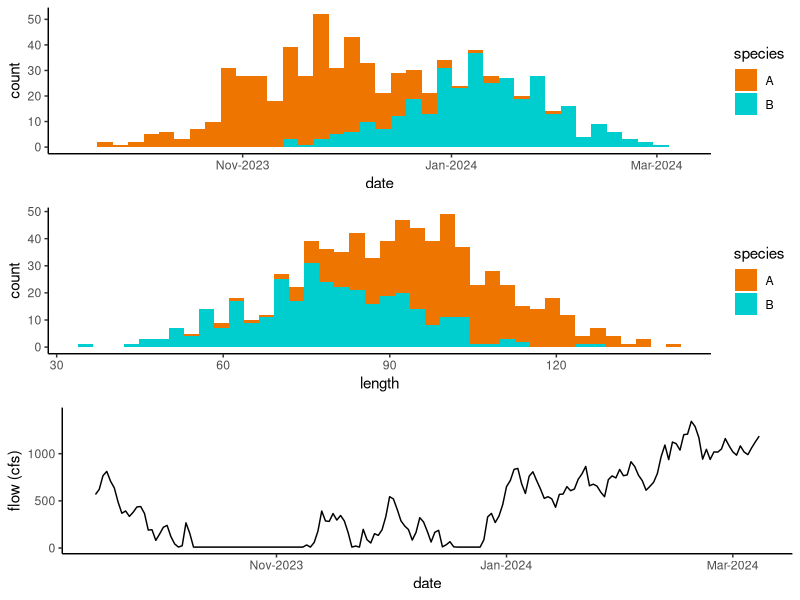
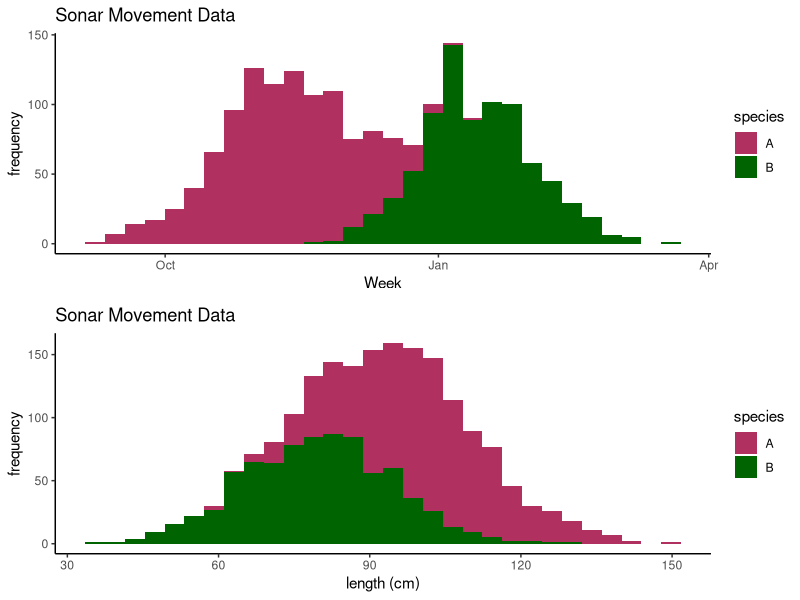

Write R code to recreate these figures, in order. (Note: this script raises an error after producing the figures.)
## ---- chunk 1
library(tidyverse) #for piping and data formatting ease
library(ggplot2) #for plotting
library(lubridate) #makes formatting dates a little easier
library(caret) #provides the createDataPartition() call for testing/training
library(nnet) #for multi-nomial regression
library(mclust) #for gaussian mixed models
## ---- chunk 2
#create new simulated auxiliary length, date, and flow data.
set.seed(42)  # For reproducibility
#lengths
lengths_A <- round(rnorm(400, mean=100, sd=15),2)
lengths_B <- round(rnorm(325, mean=80, sd=15),2)

#dates
dates_A <- round(rnorm(400,mean = as.numeric(as.Date("2023-11-20")), sd = 20))
dates_B <- round(rnorm(325,mean = as.numeric(as.Date("2024-01-10")), sd = 22))

#make dataframe
aux_data <- data.frame(
  length = c(lengths_A, lengths_B),
  date = round(as.Date(c(dates_A,dates_B), origin = "1970-01-01")),
  species = factor(rep(c("A", "B"), times=c(400,325)))
)

#flow
start_date <- as.Date(paste(year(min(aux_data$date)),"01","01",sep="-"))
end_date <- as.Date(paste(year(max(aux_data$date)),"12","31",sep="-"))
dates <- seq.Date(start_date, end_date, by = "day")

days_in_period <- length(dates)
max_flow <- 1000  # maximum flow in cfs
min_flow <- 100    # minimum flow in cfs

# Create a sinusoidal flow pattern to simulate seasonal variation
flow_pattern <- (max_flow - min_flow) / 2 * 
  sin(2 * pi * (1:days_in_period -20) / 365) + 
  (max_flow + min_flow) / 2

# Create a random noise process using an auto-regression model
# rho=level of autocorrelation
rho <- 0.9  # autocorrelation parameter; 
#higher values give smoother transitions

ac_noise <- numeric(days_in_period)
ac_noise[1] <- rnorm(1, mean = 0, sd = 100)  # initial noise value
for (i in 4:days_in_period) {
  ac_noise[i] <- rho * ac_noise[i - 1] + rnorm(1, mean = 0, sd = 100)
}
flow_data <- flow_pattern + ac_noise

# Ensure no flow goes below the minimum flow
flow_data[flow_data < 10] <- 10

# Create a dataframe for plotting and analysis
flow_df <- data.frame(
  date = as.Date(dates),
  Flow_cfs = flow_data
)

aux_data<-aux_data%>%
  dplyr::left_join(flow_df,by="date")
## ---- chunk 3
library(gridExtra)
library(scales)
p_dates<-ggplot(aux_data) +
  # Histogram for Date
  geom_histogram(aes(x = date, fill = species), bins = 40) +
  theme_classic()+
  scale_fill_manual(values = c('darkorange2','cyan3'),
                    labels = c('A','B'))+
  scale_x_date(date_breaks = "2 month", 
                 labels=date_format("%b-%Y"),
                 limits = as.Date(c(min(aux_data$date),max(aux_data$date))))
  
p_lengths<-ggplot(aux_data) +  
  # Histogram for Length
  geom_histogram(aes(x = length, fill = species), bins = 40) +
  theme_classic()+
  scale_fill_manual(values = c('darkorange2','cyan3'),
                    labels = c('A','B'))
  
p_flow<-ggplot(flow_df) +  
  # Histogram for Flow Conditions
  geom_line(aes(x = date,y=Flow_cfs),
           stat='identity') +
  scale_x_date(date_breaks = "2 month", 
                 labels=date_format("%b-%Y"),
                 limits = as.Date(c(min(aux_data$date),max(aux_data$date))))+
  theme_classic()+
  ylab("flow (cfs)")
grid.arrange(p_dates, p_lengths, p_flow) 
## ---- chunk 4
aux_index<-aux_data%>%
  mutate(species_index=ifelse(aux_data$species=="A",1,0))

# Split data into training and testing sets
set.seed(123) #set seed for repeatability
#create training data set with 70% of data
train_index <- createDataPartition(aux_index$species,
                                   p = 0.7, list = FALSE) 
train_data <- aux_index[train_index, ]
test_data <- aux_index[-train_index, ]
## ---- chunk 5
model_1 <- glm(species_index ~ as.numeric(date) + length + Flow_cfs,
               data = train_data, family = binomial)
summary(model_1)
## ---- chunk 6
model_1 <- glm(species_index ~ as.numeric(date) + length,
               data = train_data, family = binomial)
## ---- chunk 7
# Predictions
predictions <- predict(model_1, newdata = test_data, type = "response")
predicted_classes <- ifelse(predictions > 0.5, 1, 0)
species_predicted<-ifelse(predicted_classes==1,"A","B")

test_data<-test_data%>%cbind(species_predicted)
## ---- chunk 8
# Accuracy
accuracy <- sum(species_predicted == test_data$species) / nrow(test_data)
print(paste("Accuracy:", round(accuracy, 3)))
## ---- chunk 9
Ntrue_A<-sum(test_data$species=="A")
Ntrue_B<-sum(test_data$species=="B")

Nest_A<-sum(test_data$species_predicted=="A")
Nest_B<-sum(test_data$species_predicted=="B")

error_A <- abs(Nest_A - Ntrue_A)
error_B <- abs(Nest_B - Ntrue_B)

rel_error_A <- error_A / Ntrue_A
rel_error_B <- error_B / Ntrue_B
  
MAPE <- mean(c(rel_error_A, rel_error_B)) * 100
## ---- chunk 10
set.seed(Sys.time()) #reset seed
iterations=100
results<-data.frame()
for(i in 1:iterations){
  train_index <- createDataPartition(aux_index$species,
                                     p = 0.7, list = FALSE) 
  train_data <- aux_index[train_index, ]
  test_data <- aux_index[-train_index, ]
  model_iter <- glm(species_index ~ as.numeric(date) + length,
               data = train_data, family = binomial)
  predictions <- predict(model_iter, 
                         newdata = test_data, type = "response")
  predicted_classes <- ifelse(predictions > 0.5, 1, 0)
  species_predicted<-ifelse(predicted_classes==1,"A","B")

  test_data<-test_data%>%
    cbind(species_predicted<-ifelse(predicted_classes==1,"A","B"))
  accuracy <- sum(species_predicted == test_data$species)/nrow(test_data)
  
  Ntrue_A<-sum(test_data$species=="A")
  Ntrue_B<-sum(test_data$species=="B")

  Nest_A<-sum(test_data$species_predicted=="A")
  Nest_B<-sum(test_data$species_predicted=="B")

  error_A <- abs(Nest_A - Ntrue_A)
  error_B <- abs(Nest_B - Ntrue_B)

  rel_error_A <- error_A / Ntrue_A
  rel_error_B <- error_B / Ntrue_B
  
  MAPE <- mean(c(rel_error_A, rel_error_B)) * 100
  
  d<-data.frame("accuracy"=accuracy,"MAPE"=MAPE)
  results<-results%>%rbind(d)
}
## ---- chunk 11
#Simulate some example sonar data
set.seed(123)  # For reproducibility
#lengths
lengths_A <- round(rnorm(1000, mean=100, sd=15),2)
lengths_B <- round(rnorm(850, mean=80, sd=15),2)

#dates
dates_A <- round(rnorm(1000,mean=as.numeric(as.Date("2023-11-10")),sd=22))
dates_B <- round(rnorm(850,mean=as.numeric(as.Date("2024-01-12")),sd=20))

#make dataframe
sonar_data <- data.frame(
  length = c(lengths_A, lengths_B),
  date = round(as.Date(c(dates_A,dates_B), origin = "1970-01-01"))
)

#join in flow data
sonar_data<-sonar_data%>%
  dplyr::left_join(flow_df,by="date")
## ---- chunk 12
model_1<-glm(species_index ~ as.numeric(date) + length + Flow_cfs,
             data = aux_index, family = binomial)
## ---- chunk 13
predictions <- predict(model_1, newdata = sonar_data, type = "response")
predicted_classes <- ifelse(predictions > 0.5, 1, 0)

sonar_predicted<-sonar_data%>%cbind(predicted_classes)
sonar_predicted$species=ifelse(sonar_predicted$predicted_classes==1,"A","B")
## ---- chunk 14
# Plot the results
p_dates<-ggplot(sonar_predicted, aes(x = date, fill = species)) +
  geom_histogram() +
  labs(title = "Sonar Movement Data",
       x = "Week",
       y = "frequency") +
  scale_fill_manual(values = c('maroon','darkgreen'),
                    labels = c('A','B'))+
  theme_classic()
  
p_lengths<-ggplot(sonar_predicted, aes(x = length, fill = species)) +
  geom_histogram() +
  labs(title = "Sonar Movement Data",
       x = "length (cm)",
       y = "frequency") +
  scale_fill_manual(values = c('maroon','darkgreen'),
                    labels = c('A','B'))+
  theme_classic()

grid.arrange(p_dates, p_lengths) 
## ---- chunk 15
N_est3<-sonar_predicted%>%
  group_by(species)%>%
  tally()
## ---- chunk 16
#bootstrapping boogie
iterations<-100
results<-data.frame()

for(j in 1:iterations){
  d <- sonar_data[sample(nrow(sonar_data), replace = TRUE), ]
  p_boot <- predict(model_1, newdata = d, type = "response")
  p_classes <- ifelse(p_boot > 0.5, 1, 0)

  sonar_boot<-sonar_data%>%cbind(p_classes)
  sonar_boot$species=ifelse(sonar_boot$p_classes==1,"A","B")
  N_A<-length(which(sonar_boot$species=="A"))
  N_B<-length(which(sonar_boot$species=="B"))
  iter<-data.frame('iteration'=j,"A"=N_A[1],"B"=N_B[1])
  results<-results%>%rbind(iter)
}
## ---- chunk 17
#iteration total estimates
iter_totals<-results%>%
  group_by(iteration)%>%
  dplyr::summarise(A=sum(A),
                   B=sum(B))

#bounds
A_stats <- quantile(iter_totals$A, probs = c(0.025, 0.975))
B_stats <- quantile(iter_totals$B, probs = c(0.025, 0.975))
## ---- chunk 18
saveRDS(aux_data,"data/aux_data1.rds")
saveRDS(sonar_data,"data/sonar_data1.rds")
saveRDS(flow_df,"data/flow_df.rds")
